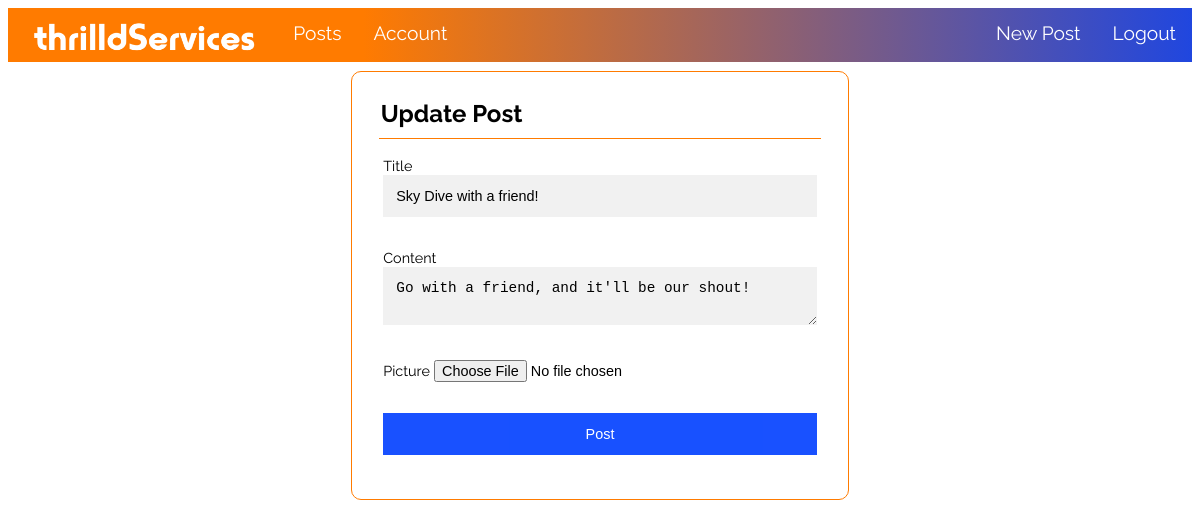
The app's page /post/2/update (signed in) with its own data.
### app/models.py (models this page shows, shortened)
class Service_Post(db.Model):
  __tablename__ = 'service_post'
  id = db.Column(db.Integer, primary_key=True)
  title = db.Column(db.String(100), nullable=False)
  date_posted = db.Column(db.String(10), nullable=False, default=datetime.date.today())
  content = db.Column(db.String(2000), nullable=False)
  post_picture = db.Column(db.String(20), default='defaultService.jpg')
  company = db.Column(db.String(160), db.ForeignKey('service.name'), nullable=False) #DNPC - justify why you used this instead of db.relationship
  viewing_users = db.relationship('User', secondary=User_Post_View, backref=db.backref('posts', lazy='dynamic'), lazy= 'dynamic') #a relationship that lets me defines the posts users are viweing i.e. 'users.posts' in routes.py

### app/routes.py (the view)
@app.route("/post/<int:service_post_id>/update",  methods=['GET', 'POST'])
@login_required(type='srole')
def update_post(service_post_id):
    exists = db.session.query(Service.id).filter_by(email=current_user.email).scalar() is not None
    if not exists:
        flash('Your must complete sign up!', 'fail')
        return redirect(url_for('service_register'))
    service_post = Service_Post.query.get_or_404(service_post_id)
    if service_post.company != current_user.name:
        abort(403)
    form = ServicePostForm()
    if form.validate_on_submit():
        if form.post_picture.data:
            picture_file = save_post_picture(form.post_picture.data)
            service_post.post_picture = picture_file
        service_post.title=form.title.data
        service_post.content=form.content.data
        db.session.commit()
        flash("Your post was updated!", 'success')
        return redirect(url_for('service_home'))
    elif request.method == 'GET':
        form.title.data = service_post.title
        form.content.data = service_post.content
        form.post_picture.data = service_post.post_picture
    return render_template('create_post.html', page_title='Update Post', form=form, legend='Update Post')

### forms.py
class ServicePostForm(FlaskForm):
    title = StringField('Title', validators=[DataRequired()])
    content = TextAreaField('Content', validators=[DataRequired()])
    post_picture = FileField('Picture', validators=[FileAllowed(['jpg', 'png'])])
    submit = SubmitField('Post')

### app/models.py (called while the page is built)
@login_manager.user_loader
def load_user(user_id):
    return User.query.get(int(user_id)) #It takes the id return the corresponding user entry.

### app/routes.py (called while the page is built, shortened)
def login_required(type="ANY"): #It lets me define different roles for the users. This meant that if they were a service (srole), they could have a different home screen etc than if they were a user (urole).
    def wrapper(fn):
        @wraps(fn) # Makes the function (wraps it with) a decorator with @ so that it is just basically saying 'the login required to access this page is...'
        def decorated_view(*args, **kwargs):
            return fn(*args, **kwargs)
        return decorated_view
    return wrapper

### app/templates/create_post.html (shortened to what this page needs)
{% extends 'layout.html' %} {% block content %}
<form action="" method="POST" enctype="multipart/form-data">
  <div class='form--ctr'>
    <legend class = 'form__title'>{{ legend }}</legend>
    <div class = "ctr-form__group">
      {{form.title.label(class="form__label")}}
      <br>
      {% if form.title.errors %}
        {{form.title(class="ctr-invalid_form__group")}}
        <div class="fail_alert">
          {% for error in form.title.errors %}
            <span>{{ error }}</span>
            {% endfor %}
        </div>
      {% else %}
        {{form.title(class="ctr-form__box")}}
      {% endif %}
    </div>
    <div class = "ctr-form__group">
      {{form.content.label(class="form__label")}}
      <br>
      {% if form.content.errors %}
        {{form.content(class="ctr-invalid_form__group")}}
        <div class="fail_alert">
          {% for error in form.content.errors %}
            <span>{{ error }}</span>
            {% endfor %}
        </div>
      {% else %}
        {{form.content(class="ctr-form__box")}}
      {% endif %}
    </div>
    <div class = "ctr-form__group">
      {{form.post_picture.label(class="form__label")}}
      {{form.post_picture(class="pic_upload")}}
    </div>
    <div class = "ctr-form__group">
      {{form.submit(class="ctr-submit_button")}}
    </div>
  </div>
</form>
{% endblock %}

### app/static/css/style.css (style rules this page uses)
body { color: black; font-family: 'Raleway', sans-serif; }
.form--ctr { width: 50%; margin: auto; background-color: white; padding: 3%; border: 1px solid #ff7b00; border-radius: 10px; transition: box-shadow 0.5s; }
.form__title { font-weight: bold; font-size: 2vw; padding-bottom: 10px; border-bottom: 1px solid #ff7b00; }
.form__label { font-size: 1.2vw; }
.ctr-form__group { padding: 3% 0 3% 0; margin: 1%; border: none; }
.ctr-form__box { width: 97%; padding: 3% 0 3% 3%; display: inline-block; border: none; background: #f1f1f1; font-size: 1.2vw; }
.ctr-submit_button { font-size: 1.2vw; background-color: #003fff; color: white; padding: 3% 3%; border: none; cursor: pointer; width: 100%; opacity: 0.9; }
.pic_upload { font-size: 1.2vw; }

### records on screen
Service_Post: title "Sky Dive with a friend!", content "Go with a friend, and it'll be our shout!"

### other values on screen
{{ legend }} "Update Post"
